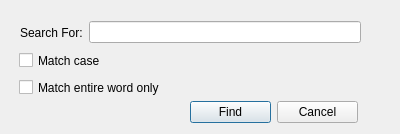
<?xml version="1.0" encoding="UTF-8"?>
<ui version="4.0">
 <class>Find</class>
 <widget class="QDialog" name="Find">
  <property name="geometry">
   <rect>
    <x>0</x>
    <y>0</y>
    <width>400</width>
    <height>134</height>
   </rect>
  </property>
  <property name="windowTitle">
   <string>Find</string>
  </property>
  <widget class="QCheckBox" name="checkBox">
   <property name="geometry">
    <rect>
     <x>19</x>
     <y>50</y>
     <width>93</width>
     <height>21</height>
    </rect>
   </property>
   <property name="text">
    <string>Match case</string>
   </property>
  </widget>
  <widget class="QCheckBox" name="checkBox_2">
   <property name="geometry">
    <rect>
     <x>19</x>
     <y>77</y>
     <width>164</width>
     <height>21</height>
    </rect>
   </property>
   <property name="text">
    <string>Match entire word only</string>
   </property>
  </widget>
  <widget class="QDialogButtonBox" name="buttonBox_4">
   <property name="geometry">
    <rect>
     <x>200</x>
     <y>100</y>
     <width>166</width>
     <height>23</height>
    </rect>
   </property>
   <property name="orientation">
    <enum>Qt::Horizontal</enum>
   </property>
   <property name="standardButtons">
    <set>QDialogButtonBox::NoButton</set>
   </property>
  </widget>
  <widget class="QWidget" name="layoutWidget">
   <property name="geometry">
    <rect>
     <x>20</x>
     <y>20</y>
     <width>341</width>
     <height>25</height>
    </rect>
   </property>
   <layout class="QHBoxLayout" name="horizontalLayout">
    <item>
     <widget class="QLabel" name="label">
      <property name="text">
       <string>Search For:</string>
      </property>
     </widget>
    </item>
    <item>
     <widget class="QLineEdit" name="lineEdit"/>
    </item>
   </layout>
  </widget>
  <widget class="QWidget" name="">
   <property name="geometry">
    <rect>
     <x>190</x>
     <y>100</y>
     <width>168</width>
     <height>25</height>
    </rect>
   </property>
   <layout class="QHBoxLayout" name="horizontalLayout_2">
    <item>
     <widget class="QPushButton" name="pushButton">
      <property name="font">
       <font>
        <underline>false</underline>
       </font>
      </property>
      <property name="text">
       <string>Find</string>
      </property>
     </widget>
    </item>
    <item>
     <widget class="QPushButton" name="pushButton_2">
      <property name="text">
       <string>Cancel</string>
      </property>
     </widget>
    </item>
   </layout>
  </widget>
 </widget>
 <tabstops>
  <tabstop>lineEdit</tabstop>
  <tabstop>checkBox</tabstop>
  <tabstop>checkBox_2</tabstop>
  <tabstop>buttonBox_4</tabstop>
 </tabstops>
 <resources/>
 <connections/>
</ui>
